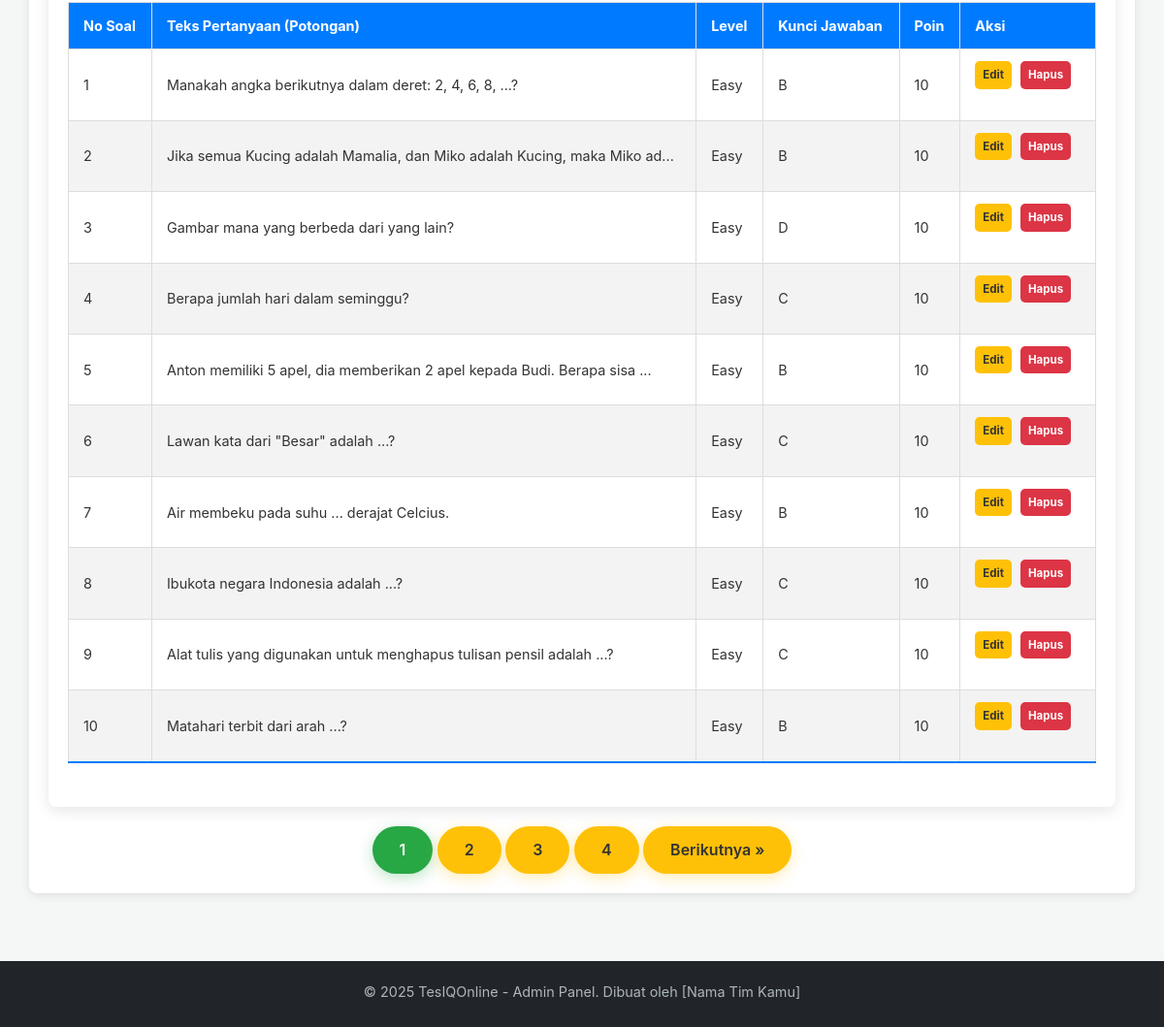
Page /admin/manajemen_soal.php (signed in, lower part) on the earlier database version.
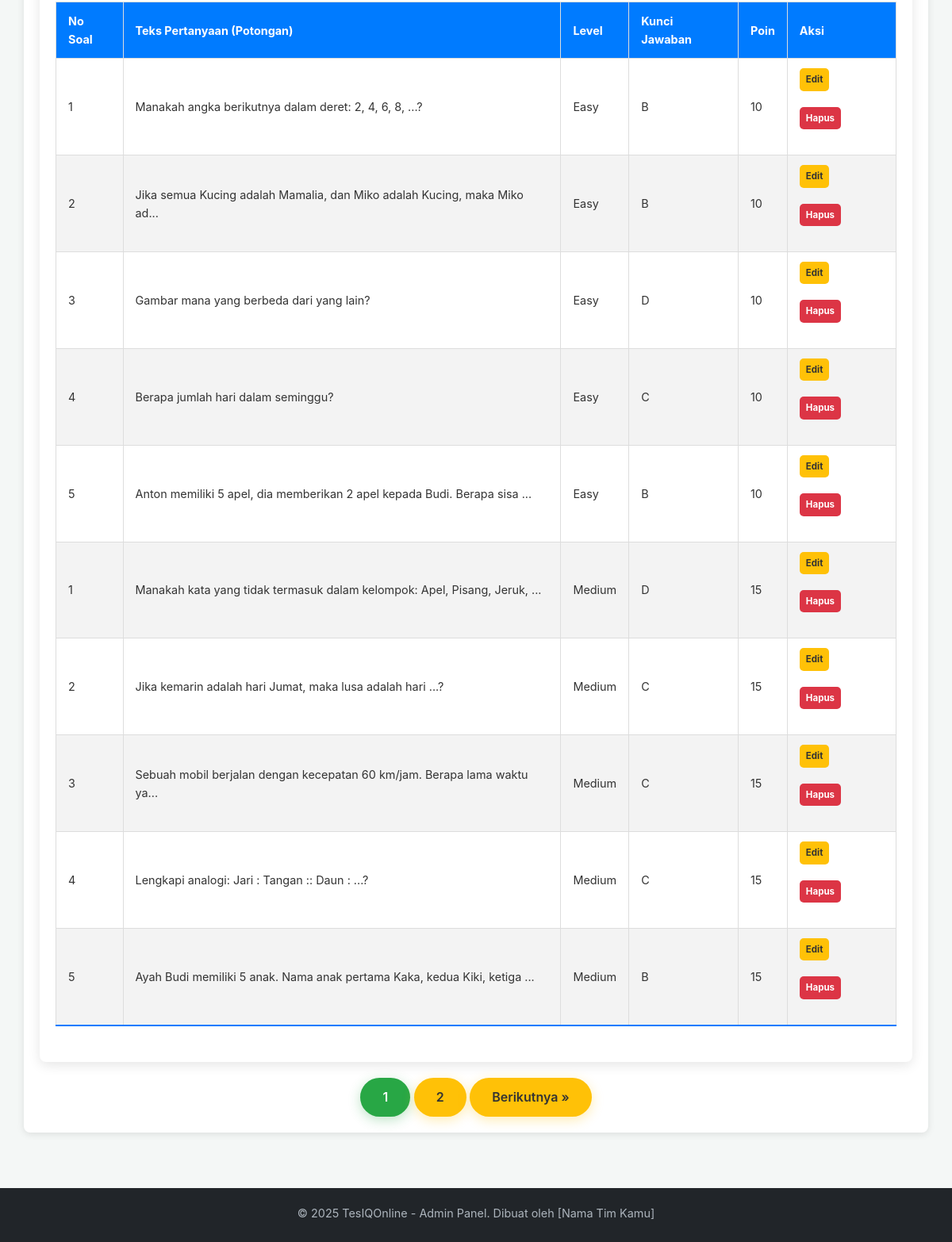
Same page on the later database version.
### tables this page shows
CREATE TABLE IF NOT EXISTS `questions` (
  `id` int(11) NOT NULL AUTO_INCREMENT,
  `level_id` int(11) NOT NULL,
  `question_number` int(11) NOT NULL,
  `question_text` text NOT NULL,
  `option_a` varchar(255) NOT NULL,
  `option_b` varchar(255) NOT NULL,
  `option_c` varchar(255) NOT NULL,
  `option_d` varchar(255) NOT NULL,
  `correct_option` char(1) NOT NULL,
  `points` int(11) NOT NULL DEFAULT 10,
  `created_at` timestamp NOT NULL DEFAULT current_timestamp(),
  PRIMARY KEY (`id`),
  KEY `level_id` (`level_id`),
  CONSTRAINT `questions_ibfk_1` FOREIGN KEY (`level_id`) REFERENCES `levels` (`id`) ON DELETE CASCADE
);

CREATE TABLE IF NOT EXISTS `levels` (
  `id` int(11) NOT NULL AUTO_INCREMENT,
  `level_name` varchar(50) NOT NULL,
  `description` text DEFAULT NULL,
  PRIMARY KEY (`id`),
  UNIQUE KEY `level_name` (`level_name`)
);

### admin/manajemen_soal.php (the view, shortened to what this page needs)
<?php
require_once 'admin_header.php';
$limit = 10;
$page = isset($_GET['page']) && is_numeric($_GET['page']) ? (int)$_GET['page'] : 1;
$offset = ($page - 1) * $limit;
$filter_level_id = isset($_GET['level_filter']) && is_numeric($_GET['level_filter']) ? (int)$_GET['level_filter'] : null;
$sql_questions = "SELECT q.id, q.question_number, q.question_text, q.correct_option, q.points, l.level_name
                  FROM questions q
                  JOIN levels l ON q.level_id = l.id";
$sql_count = "SELECT COUNT(*) as total FROM questions q";
$params = [];
$types = "";
$sql_questions .= " ORDER BY l.id ASC, q.question_number ASC LIMIT ? OFFSET ?";
$params[] = $limit;
$params[] = $offset;
$types .= "ii";
$stmt_count = $conn->prepare($sql_count);
$stmt_count->execute();
$total_questions = $stmt_count->get_result()->fetch_assoc()['total'];
$total_pages = ceil($total_questions / $limit);
$stmt_questions = $conn->prepare($sql_questions);
if (!empty($params)) {
    $stmt_questions->bind_param($types, ...$params);
}
$stmt_questions->execute();
$result_questions = $stmt_questions->get_result();
$questions_list = [];
if ($result_questions->num_rows > 0) {
    while ($row = $result_questions->fetch_assoc()) {
        $questions_list[] = $row;
    }
}
?>
<?php if (!empty($questions_list)) : ?>
    <div class="table-container">
        <table class="content-table">
            <thead>
                <tr>
                    <th>No Soal</th>
                    <th>Teks Pertanyaan (Potongan)</th>
                    <th>Level</th>
                    <th>Kunci Jawaban</th>
                    <th>Poin</th>
                    <th>Aksi</th>
                </tr>
            </thead>
            <tbody>
                <?php foreach ($questions_list as $question) : ?>
                    <tr>
                        <td><?php echo $question['question_number']; ?></td>
                        <td><?php echo htmlspecialchars(substr($question['question_text'], 0, 70)) . (strlen($question['question_text']) > 70 ? '...' : ''); ?></td>
                        <td><?php echo htmlspecialchars($question['level_name']); ?></td>
                        <td><?php echo htmlspecialchars($question['correct_option']); ?></td>
                        <td><?php echo htmlspecialchars($question['points']); ?></td>
                        <td class="action-links">
                            <a href="edit_soal.php?id=<?php echo $question['id']; ?>" class="action-button edit" style="padding:5px 8px; font-size:0.8em; margin-right:5px;">Edit</a>
                            <a href="hapus_soal.php?id=<?php echo $question['id']; ?>" class="action-button delete" style="padding:5px 8px; font-size:0.8em;" onclick="return confirm('Apakah Anda yakin ingin menghapus soal ini?');">Hapus</a>
                        </td>
                    </tr>
                <?php endforeach; ?>
            </tbody>
        </table>
    </div>
    <div class="pagination" style="margin-top: 20px; text-align: center;">
        <?php for ($i = 1; $i <= $total_pages; $i++) : ?>
            <a href="?page=<?php echo $i; ?>&level_filter=<?php echo $filter_level_id; ?>" class="btn <?php echo ($i == $page) ? 'btn-primary' : 'btn-secondary'; ?>"><?php echo $i; ?></a>
        <?php endfor; ?>
        <?php if ($page < $total_pages) : ?>
            <a href="?page=<?php echo $page + 1; ?>&level_filter=<?php echo $filter_level_id; ?>" class="btn btn-secondary">Berikutnya &raquo;</a>
        <?php endif; ?>
    </div>
<?php else : ?>
    <div class="message info">Belum ada soal yang tersedia <?php echo $filter_level_id ? 'untuk level ini' : ''; ?>. Silakan tambahkan soal baru.</div>
<?php endif; ?>
<?php
require_once 'admin_footer.php';
?>

### admin/admin_header.php (shortened to what this page needs)
<!DOCTYPE html>
<html lang="id">
<head>
    <link rel="stylesheet" href="../assets/css/style.css">
    <link rel="stylesheet" href="../assets/css/admin.css">
</head>
<body>
    <main>
        <div class="admin-container">

### admin/admin_footer.php (shortened to what this page needs)
        </div> </main>
    <footer style="margin-top: 50px; padding: 20px 0; background-color: #212529; color: #adb5bd; text-align:center;">
        <div class="container">
            <p>&copy; <?php echo date("Y"); ?> TesIQOnline - Admin Panel. Dibuat oleh [Nama Tim Kamu]</p>
        </div>
    </footer>
    </body>
</html>

### assets/css/style.css (style rules this page uses)
* { margin: 0; padding: 0; box-sizing: border-box; }
body { font-family: -apple-system, BlinkMacSystemFont, "Segoe UI", Roboto, Helvetica, Arial, sans-serif, "Apple Color Emoji", "Segoe UI Emoji", "Segoe UI Symbol"; line-height: 1.6; color: #333; background-color: #f4f7f6; display: flex; flex-direction: column; min-height: 100vh; }
.container { width: 90%; max-width: 1100px; margin: 0 auto; padding: 0 20px; }
main { flex-grow: 1; padding-top: 20px; }
.btn { display: inline-block; padding: 12px 28px; text-decoration: none; border-radius: 25px; font-weight: 600; transition: background-color 0.3s ease, transform 0.2s ease; font-size: 1rem; cursor: pointer; border: none; }
.btn-primary { background-color: #28a745; color: #fff; box-shadow: 0 4px 15px rgba(40, 167, 69, 0.3); }
.btn-secondary { background-color: #ffc107; color: #333; box-shadow: 0 4px 15px rgba(255, 193, 7, 0.3); }
footer { background-color: #212529; color: #adb5bd; text-align: center; padding: 30px 0; margin-top: auto; }
footer p { margin-bottom: 5px; font-size: 0.9rem; }
.table-container { background-color: #fff; padding: 20px; border-radius: 8px; box-shadow: 0 4px 15px rgba(0, 0, 0, 0.1); overflow-x: auto; }
.content-table { width: 100%; border-collapse: collapse; margin: 25px 0; font-size: 0.9em; min-width: 400px; }
.content-table thead tr { background-color: #007bff; color: #ffffff; text-align: left; font-weight: bold; }
.content-table th, .content-table td { padding: 12px 15px; border-bottom: 1px solid #dddddd; }
.content-table tbody tr { border-bottom: 1px solid #dddddd; }
.content-table tbody tr:nth-of-type(even) { background-color: #f3f3f3; }
.content-table tbody tr:last-of-type { border-bottom: 2px solid #007bff; }
.content-table .action-links a { margin-right: 8px; color: #007bff; text-decoration: none; font-weight: bold; }
.content-table .action-links a.edit { color: #ffc107; }
.content-table .action-links a.delete { color: #dc3545; }

### assets/css/admin.css (style rules this page uses)
.admin-container { width: 95%; max-width: 1200px; margin: 20px auto; padding: 20px; background-color: #fff; border-radius: 8px; box-shadow: 0 2px 10px rgba(0, 0, 0, 0.1); }
.action-button { display: inline-block; padding: 10px 20px; margin-bottom: 20px; background-color: #28a745; color: white; text-decoration: none; border-radius: 5px; font-weight: bold; }
.action-button.edit { background-color: #ffc107; color: #333 !important; }
.action-button.delete { background-color: #dc3545; color: #fff !important; }
.content-table th, .content-table td { border: 1px solid #dddddd; }

Differences in the rows shown:
changed questions: question_number "6" → "1"; question_text "Lawan kata dari \"Besar\" adalah ...?" → "Manakah kata yang tidak termasuk dalam kelompok: Apel, Pisang, Jeruk,"; level.level_name "Easy" → "Medium"; correct_option "C" → "D"; points "10" → "15"; now shows "..."
changed questions: question_number "7" → "2"; question_text "Air membeku pada suhu ... derajat Celcius." → "Jika kemarin adalah hari Jumat, maka lusa adalah hari ...?"; level.level_name "Easy" → "Medium"; correct_option "B" → "C"; points "10" → "15"
changed questions: question_number "8" → "3"; question_text "Ibukota negara Indonesia adalah ...?" → "Sebuah mobil berjalan dengan kecepatan 60 km/jam. Berapa lama waktu ya"; level.level_name "Easy" → "Medium"; points "10" → "15"; now shows "..."
changed questions: question_number "9" → "4"; question_text "Alat tulis yang digunakan untuk menghapus tulisan pensil adalah ...?" → "Lengkapi analogi: Jari : Tangan :: Daun : ...?"; level.level_name "Easy" → "Medium"; points "10" → "15"
changed questions: question_number "10" → "5"; question_text "Matahari terbit dari arah ...?" → "Ayah Budi memiliki 5 anak. Nama anak pertama Kaka, kedua Kiki, ketiga"; level.level_name "Easy" → "Medium"; points "10" → "15"; now shows "..."
Other differences:
list line gone: "3"
list line gone: "4"
